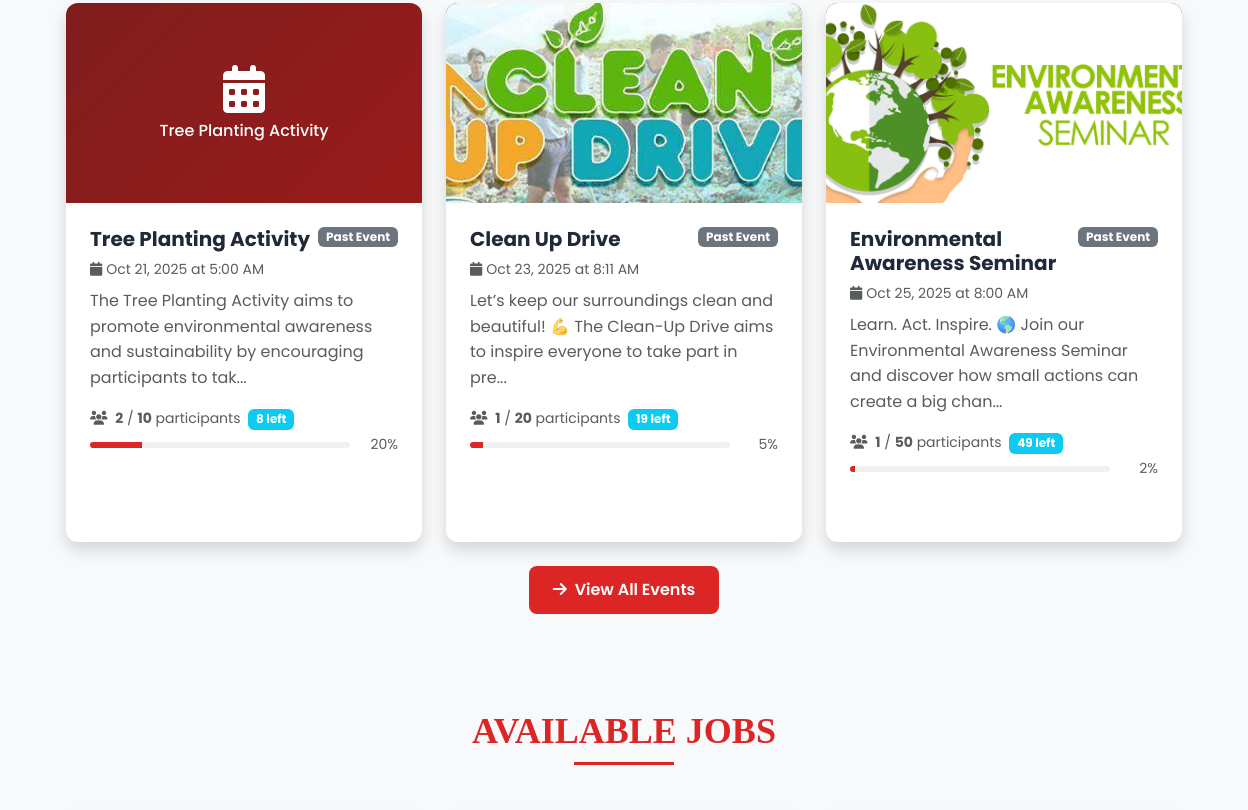
The page /dashboard.php (signed in, middle part) on the database as committed earlier.
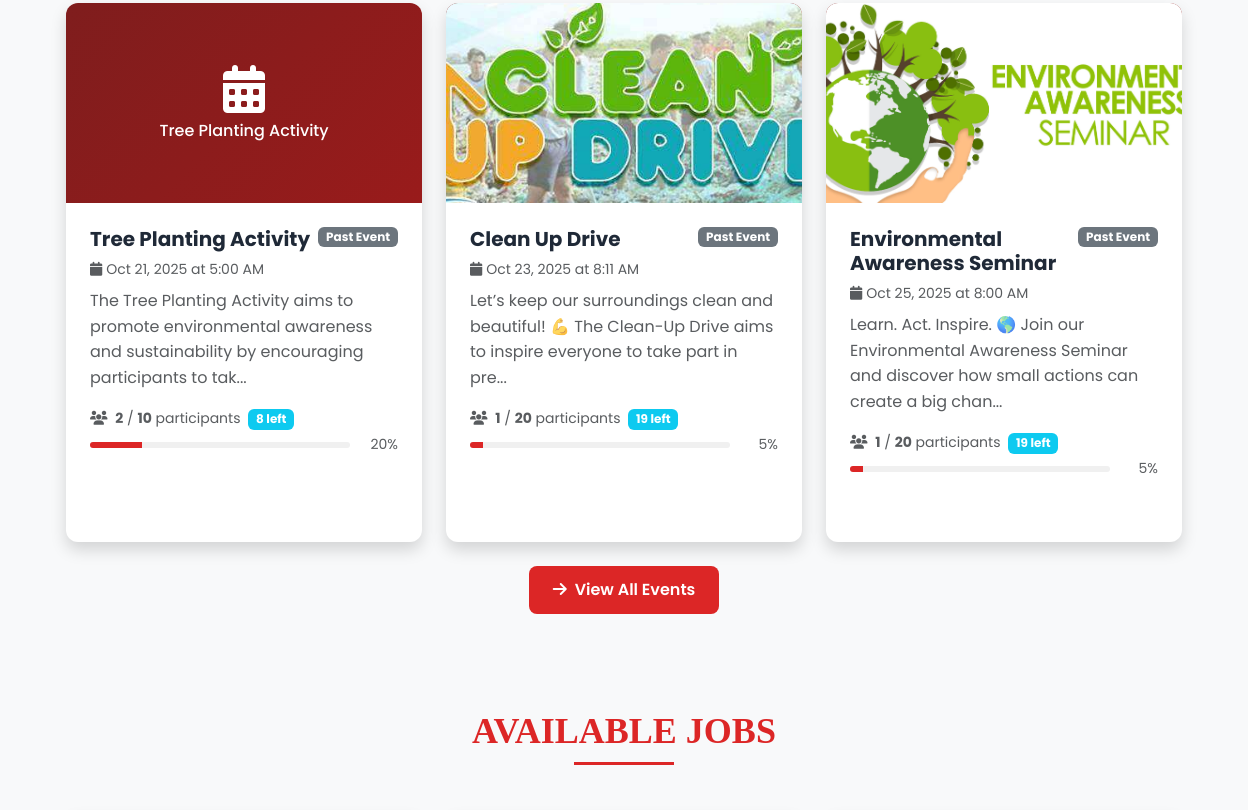
The same page on the database as committed later.
### tables this page shows
CREATE TABLE `events` (
  `id` int(30) NOT NULL,
  `title` varchar(250) NOT NULL,
  `content` text NOT NULL,
  `schedule` datetime NOT NULL,
  `banner` text DEFAULT NULL,
  `participant_limit` int(11) DEFAULT NULL COMMENT 'Maximum number of participants allowed for this event',
  `max_participants` int(11) DEFAULT NULL,
  `date_created` datetime NOT NULL DEFAULT current_timestamp()
);

### dashboard.php (the view, shortened to what this page needs)
<?php
$user = current_user();
$pdo = get_pdo();
$stmt = $pdo->prepare('SELECT * FROM events WHERE schedule >= CURDATE() ORDER BY schedule ASC LIMIT 3');
$stmt->execute();
$events = $stmt->fetchAll();
        try {
            $stmt = $pdo->prepare('
                SELECT e.*,
                       COUNT(ec.id) as participant_count,
                       CASE WHEN EXISTS(
                           SELECT 1 FROM event_commits ec2
                           WHERE ec2.event_id = e.id AND ec2.user_id = ?
                       ) THEN 1 ELSE 0 END as is_registered
                FROM events e
                LEFT JOIN event_commits ec ON e.id = ec.event_id AND ec.user_id != 1
                GROUP BY e.id
                ORDER BY e.schedule ASC
                LIMIT 3
            ');
            $stmt->execute([$user['id']]);
            $events = $stmt->fetchAll();
        } catch (Exception $e) {
            $events = [];
        }
?>
<!doctype html>
<html lang="en">
<head>
  <link rel="stylesheet" href="https://cdn.jsdelivr.net/npm/bootstrap@5.3.3/dist/css/bootstrap.min.css">
  <link rel="stylesheet" href="https://cdnjs.cloudflare.com/ajax/libs/font-awesome/6.4.0/css/all.min.css">
</head>
<body>
  <section id="events" class="py-5" style="background: #f8f9fa;">
    <div class="container">
      <div class="row g-4">
        <?php if (empty($events)): ?>
          <div class="col-12">
            <div class="text-center py-5" style="background:#fff; border-radius:16px; box-shadow:0 4px 20px rgba(0,0,0,0.06);">
              <div class="bg-light rounded-circle d-inline-flex align-items-center justify-content-center mb-3" style="width: 90px; height: 90px;">
                <i class="fas fa-calendar-alt" style="font-size:2rem; color:#dc2626;"></i>
              </div>
              <h4 class="text-muted">No upcoming events</h4>
              <p class="text-muted">Check back later for new alumni events</p>
            </div>
          </div>
        <?php else: ?>
          <?php foreach ($events as $event): ?>
            <?php
              $eventDate = new DateTime($event['schedule']);
              $now = new DateTime();
              $isUpcoming = $eventDate > $now;
              $limit = $event['participant_limit'] ?? ($event['max_participants'] ?? null);
              $participantCount = (int)($event['participant_count'] ?? 0);
              $isFull = $limit && $participantCount >= (int)$limit;
              $statusText = !$isUpcoming ? 'Past Event' : ($isFull ? 'Event Full' : 'Registration Open');
              $statusClass = !$isUpcoming ? 'bg-secondary' : ($isFull ? 'bg-danger' : 'bg-success');
            ?>
            <div class="col-lg-4 col-md-6">
              <div class="card h-100 border-0 shadow d-flex flex-column" style="border-radius: 12px; overflow: hidden;">
                <div style="height: 200px; overflow: hidden; background: linear-gradient(135deg, #7f1d1d, #991b1b);">
                  <?php if (!empty($event['banner']) && file_exists(__DIR__ . '/uploads/' . $event['banner'])): ?>
                    <img src="/scratch/uploads/<?= htmlspecialchars($event['banner']) ?>" alt="<?= htmlspecialchars($event['title']) ?>" class="w-100 h-100" style="object-fit: cover;">
                  <?php else: ?>
                    <div class="d-flex align-items-center justify-content-center h-100 text-white">
                      <div class="text-center">
                        <i class="fas fa-calendar-alt" style="font-size: 3rem; margin-bottom: .5rem;"></i>
                        <h6 class="mb-0"><?= htmlspecialchars($event['title']) ?></h6>
                      </div>
                    </div>
                  <?php endif; ?>
                </div>
                <div class="card-body p-4 d-flex flex-column flex-grow-1">
                  <div class="d-flex justify-content-between align-items-start mb-2">
                    <h5 class="card-title fw-bold mb-0" style="color: #1f2937; font-size: 1.25rem;">
                      <?= htmlspecialchars($event['title']) ?>
                    </h5>
                    <span class="badge <?= $statusClass ?> text-white"><?= $statusText ?></span>
                  </div>
                  <p class="text-muted small mb-2">
                    <i class="fas fa-calendar me-1"></i><?= $eventDate->format('M d, Y \a\t g:i A') ?>
                  </p>
                  <p class="card-text text-muted mb-3" style="line-height: 1.6; min-height: 64px;">
                    <?= htmlspecialchars(substr((string)($event['content'] ?? ''), 0, 120)) ?><?= strlen((string)($event['content'] ?? '')) > 120 ? '...' : '' ?>
                  </p>
                  <div class="mb-3" style="min-height: 72px;">
                    <small class="text-muted">
                      <i class="fas fa-users me-1"></i>
                      <strong><?= $participantCount ?></strong>
                      <?php if ($limit): ?>
                        / <strong><?= (int)$limit ?></strong> participants
                        <span class="badge bg-info ms-1" style="font-size: .75rem;"><?= max((int)$limit - $participantCount, 0) ?> left</span>
                      <?php else: ?>
                        participants
                      <?php endif; ?>
                    </small>
                    <?php if ($limit): ?>
                      <?php
                        $percentage = $participantCount > 0 ? ($participantCount / (int)$limit) * 100 : 0;
                        $barColor = $percentage >= 100 ? '#7f1d1d' : ($percentage >= 80 ? '#b45309' : '#dc2626');
                      ?>
                      <div class="mt-1 d-flex align-items-center" style="gap: 8px; margin-top: 6px;">
                        <div style="background:#f0f0f0; height: 6px; border-radius: 3px; overflow:hidden; flex: 1;">
                          <div style="background: <?= $barColor ?>; height: 100%; width: <?= min($percentage, 100) ?>%; transition: width .3s;"></div>
                        </div>
                        <small class="text-muted" style="width: 40px; text-align: right; flex-shrink: 0;"><?= round($percentage, 1) ?>%</small>
                      </div>
                    <?php else: ?>
                      <div style="height: 14px;"></div>
                    <?php endif; ?>
                  </div>
                </div>
              </div>
            </div>
          <?php endforeach; ?>
        <?php endif; ?>
      </div>
      <div class="text-center mt-4">
        <a href="/scratch/events/index.php" class="btn" style="background: #dc2626; color: white; border: none; padding: 12px 24px; font-weight: 600; border-radius: 8px;">
          <i class="fas fa-arrow-right me-2"></i>View All Events
        </a>
      </div>
    </div>
  </section>
  <section id="jobs" class="py-5" style="background: #f8f9fa;">
    <div class="container">
      <div class="row">
        <div class="col-12">
          <div class="text-center mb-5">
            <h2 class="display-4 fw-bold" style="color: #dc2626; font-family: 'Times New Roman', serif;">AVAILABLE JOBS</h2>
            <div class="mx-auto" style="width: 100px; height: 3px; background: #dc2626;"></div>
          </div>
        </div>
      </div>
      <div class="row g-4">
      </div>
    </div>
  </section>
</body>
</html>

### dashboard.php (style rules this page uses)
body { font-family: 'Poppins', sans-serif; background: linear-gradient(135deg, #667eea 0%, #764ba2 100%); min-height: 100vh; }
@media (min-width: 1200px) { .display-4 { font-size: 2.25rem; } }

Rows that differ between the two databases and show on the page:
changed events "Environmental Awareness Seminar": participant_limit "50" → "20"; max((int)$limit - $participantCount, 0) "49" → "19"; percentage "2" → "5"
